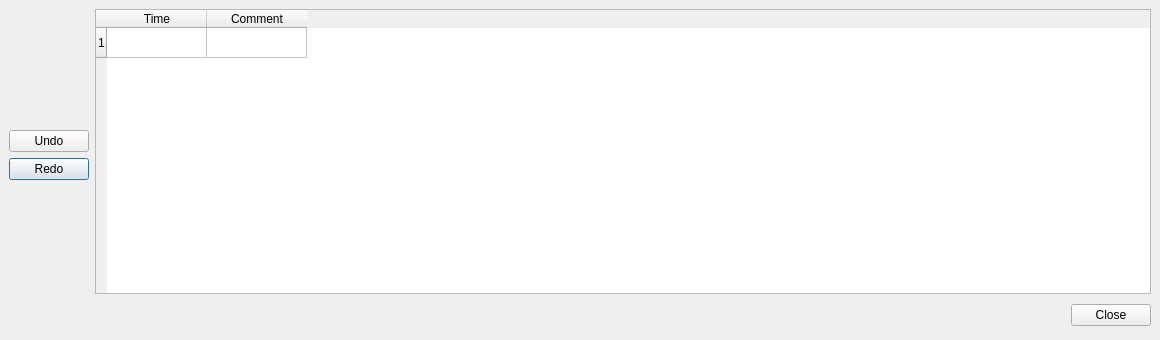
<ui version="4.0" >
 <class>HistoryWindow</class>
 <widget class="QDialog" name="HistoryWindow" >
  <property name="geometry" >
   <rect>
    <x>0</x>
    <y>0</y>
    <width>1160</width>
    <height>340</height>
   </rect>
  </property>
  <property name="windowTitle" >
   <string>Dialog</string>
  </property>
  <layout class="QGridLayout" >
   <property name="leftMargin" >
    <number>9</number>
   </property>
   <property name="topMargin" >
    <number>9</number>
   </property>
   <property name="rightMargin" >
    <number>9</number>
   </property>
   <property name="bottomMargin" >
    <number>9</number>
   </property>
   <property name="horizontalSpacing" >
    <number>6</number>
   </property>
   <property name="verticalSpacing" >
    <number>6</number>
   </property>
   <item row="0" column="0" >
    <spacer>
     <property name="orientation" >
      <enum>Qt::Vertical</enum>
     </property>
     <property name="sizeHint" >
      <size>
       <width>20</width>
       <height>40</height>
      </size>
     </property>
    </spacer>
   </item>
   <item row="2" column="0" >
    <widget class="QPushButton" name="redoButton" >
     <property name="text" >
      <string>Redo</string>
     </property>
    </widget>
   </item>
   <item row="3" column="0" >
    <spacer>
     <property name="orientation" >
      <enum>Qt::Vertical</enum>
     </property>
     <property name="sizeHint" >
      <size>
       <width>20</width>
       <height>61</height>
      </size>
     </property>
    </spacer>
   </item>
   <item rowspan="4" row="0" column="1" >
    <widget class="QTableWidget" name="historyTable" >
     <row/>
     <column>
      <property name="text" >
       <string>Time</string>
      </property>
     </column>
     <column>
      <property name="text" >
       <string>Comment</string>
      </property>
     </column>
    </widget>
   </item>
   <item row="1" column="0" >
    <widget class="QPushButton" name="undoButton" >
     <property name="text" >
      <string>Undo</string>
     </property>
    </widget>
   </item>
   <item row="4" column="0" colspan="2" >
    <layout class="QHBoxLayout" >
     <property name="spacing" >
      <number>6</number>
     </property>
     <property name="leftMargin" >
      <number>0</number>
     </property>
     <property name="topMargin" >
      <number>0</number>
     </property>
     <property name="rightMargin" >
      <number>0</number>
     </property>
     <property name="bottomMargin" >
      <number>0</number>
     </property>
     <item>
      <spacer>
       <property name="orientation" >
        <enum>Qt::Horizontal</enum>
       </property>
       <property name="sizeHint" >
        <size>
         <width>131</width>
         <height>31</height>
        </size>
       </property>
      </spacer>
     </item>
     <item>
      <widget class="QPushButton" name="closeButton" >
       <property name="text" >
        <string>Close</string>
       </property>
      </widget>
     </item>
    </layout>
   </item>
  </layout>
 </widget>
 <resources/>
 <connections>
  <connection>
   <sender>closeButton</sender>
   <signal>clicked()</signal>
   <receiver>HistoryWindow</receiver>
   <slot>close()</slot>
   <hints>
    <hint type="sourcelabel" >
     <x>369</x>
     <y>253</y>
    </hint>
    <hint type="destinationlabel" >
     <x>179</x>
     <y>282</y>
    </hint>
   </hints>
  </connection>
 </connections>
</ui>
